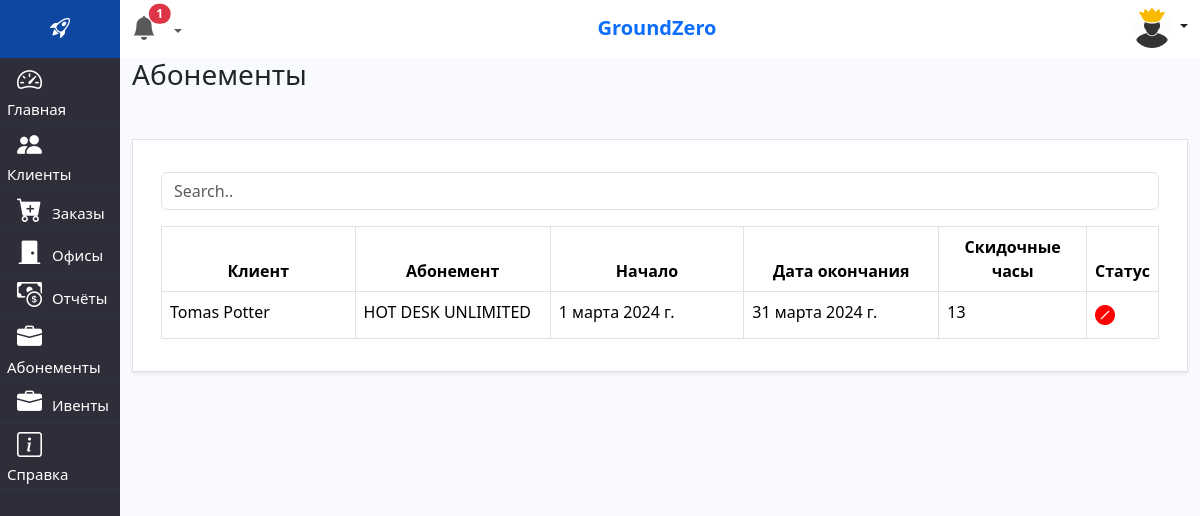
The page /abonements_list/ (signed in) on the database as committed earlier.
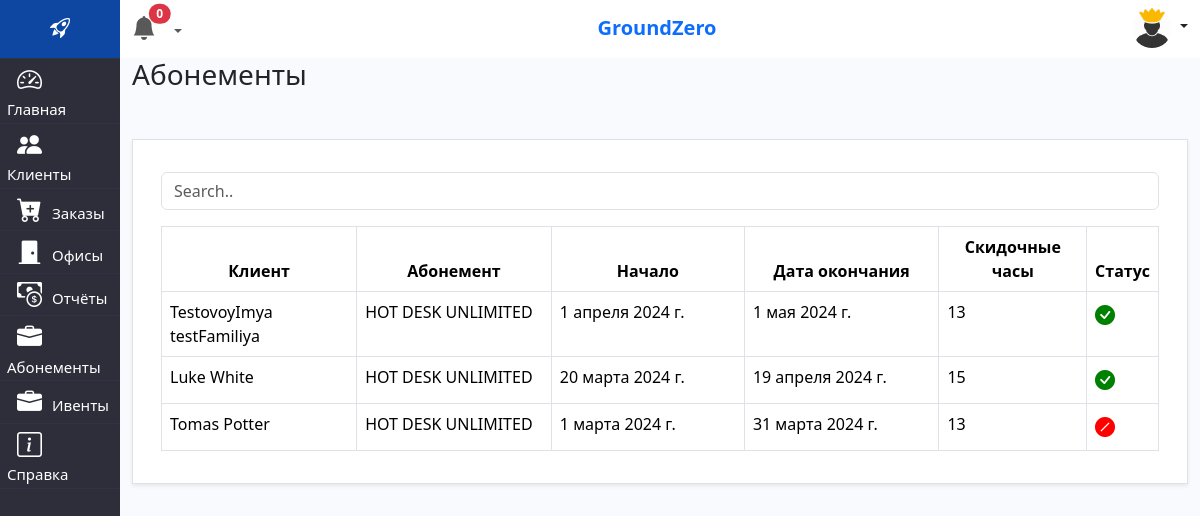
The same page on the database as committed later.
### crm/models.py (models this page shows, shortened)
class AbonementBuyList(models.Model):
    abonement = models.ForeignKey(Abonement, on_delete=models.CASCADE, verbose_name='Абонемент')
    client = models.ForeignKey(Client, to_field='telegram_id', on_delete=models.CASCADE, verbose_name='ID клиента')
    subscription_start = models.DateField(verbose_name='Начало подписки', blank=True)
    subscription_end = models.DateField(verbose_name='Конец подписки', blank=True)
    free_time = models.SmallIntegerField(default=15, validators=[MinValueValidator(0), MaxValueValidator(15)])
    is_active = models.BooleanField(default=True)
    created_at = models.DateTimeField(auto_now_add=True, blank=True, null=True)
    added_user = models.ForeignKey(settings.AUTH_USER_MODEL, on_delete=models.CASCADE, null=True, blank=True)
    class Meta:
        verbose_name = 'Данные покупки абонемента'
        verbose_name_plural = 'Журнал покупок абонементов'

class Client(models.Model):
    objects = None
    languages = [("en", 'English'), ("ru", 'Russian'), ("uz", 'Uzbek')]
    tg_lang = models.CharField(max_length=10, choices=languages, default='ru', blank=True, null=True)
    name = models.CharField(max_length=50, verbose_name='Имя')
    surname = models.CharField(max_length=50, verbose_name='Фамилия')
    telegram_id = models.TextField(max_length=100, verbose_name='ТГ-ИД клиента', unique=True)
    image = models.ImageField(upload_to='images/', null=True, blank=True, verbose_name='Фото клиента')
    username = models.CharField(max_length=50, verbose_name='tg-username', null=True, blank=True)
    phone = models.CharField(max_length=20, verbose_name='Контакты', null=True, blank=True)
    comment = models.TextField(verbose_name='Комментария', null=True, blank=True)
    docs = models.FileField(upload_to='docs/users', null=True, blank=True, verbose_name='Документы')
    added_user = models.ForeignKey(settings.AUTH_USER_MODEL, on_delete=models.CASCADE, null=True, blank=True)
    created_at = models.DateTimeField(auto_now_add=True, verbose_name='Дата создания')
    discount = models.SmallIntegerField(default=0, verbose_name='Скидка %')
    email = models.EmailField(blank=True, null=True, verbose_name='Email')
    loyalty = models.PositiveSmallIntegerField(default=1, verbose_name='Стаж клиента/день')
    activity = models.PositiveSmallIntegerField(default=4, verbose_name='Индекс активности')
    def get_absolute_url(self):
        return reverse('client', kwargs={'telegram_id': self.telegram_id})
    def file_link(self):
        if self.docs:
            return self.docs.url
    file_link.allow_tags = True
    def __str__(self):
        return f"{self.name} {self.surname}"
    class Meta:
        verbose_name = 'Клиент'
        verbose_name_plural = 'Клиенты'

class Abonement(models.Model):
    title = models.CharField(max_length=50, verbose_name='Абонемент')
    price = models.DecimalField(max_digits=10, decimal_places=2, verbose_name='Цена')
    days = models.PositiveSmallIntegerField(verbose_name='days')
    class Meta:
        verbose_name = 'Абонемент'
        verbose_name_plural = 'Абонементы'

### crm/views.py (the view)
# urls.py: path('abonements_list/', abonements_list, name='abonements_list'),
def abonements_list(request):
    abonements = AbonementBuyList.objects.all().order_by('-subscription_start')
    context = {'abonements': abonements, 'title': 'Абонементы'}
    return render(request, 'crm/abonements_list.html', context=context)

### crm/context_processor.py (called while the page is built)
def deactivete_subscribtion(request):
    eski_abonents = AbonementBuyList.objects.filter(subscription_end__lt=datetime.date.today())
    eski_abonents.update(is_active=False)
    return {
        'eski_abonents': eski_abonents
    }

### crm/templates/crm/abonements_list.html (shortened to what this page needs)
{% extends 'base.html' %}
{% block main %}
<h3>Абонементы</h3>
<div class="mt-5 mb-3 p-3 button-container bg-white border shadow-sm">
    <div class="container-fluid mt-3">
        <input class="form-control mb-3" id="myInput" type="text" placeholder="Search..">
        <table class="table table-bordered">
            <thead>
            <tr class="text-center">
                <th style="width:20%">Клиент</th>
                <th style="width:20%">Абонемент</th>
                <th style="width:20%">Начало</th>
                <th style="width:20%">Дата окончания</th>
                <th style="width:15%">Скидочные часы</th>
                <th style="width:5%">Статус</th>
            </tr>
            </thead>
            <tbody id="myTable">
            {% for ab in abonements %}
            <tr>
                <td><a href="{{ ab.client.get_absolute_url }}" style="color:black;">{{ ab.client }}</a></td>
                <td>{{ab.abonement.title }}</td>
                <td>{{ ab.subscription_start }}</td>
                <td>{{ ab.subscription_end }}</td>
                <td>{{ ab.free_time }}</td>
                {% if ab.is_active %}
                <td><i class="bi bi-check-circle-fill" style="color:green"></i></td>
                {% else %}
                <td><i class="bi bi-slash-circle-fill" style="color:red"></i></td>
                {% endif %}
            </tr>
            {% endfor %}
            </tbody>
        </table>
    </div>
</div>
{% endblock main %}

Rows that differ between the two databases and show on the page:
added AbonementBuyList: client "TestovoyImya testFamiliya", abonement "HOT DESK UNLIMITED", subscription_start "1 апреля 2024 г.", subscription_end "1 мая 2024 г.", free_time "13", is_active True (drawn)
added AbonementBuyList: client "Luke White", abonement "HOT DESK UNLIMITED", subscription_start "20 марта 2024 г.", subscription_end "19 апреля 2024 г.", free_time "15", is_active True (drawn)
Other text that changed with them:
{{ counts }}: "1" → "0"
